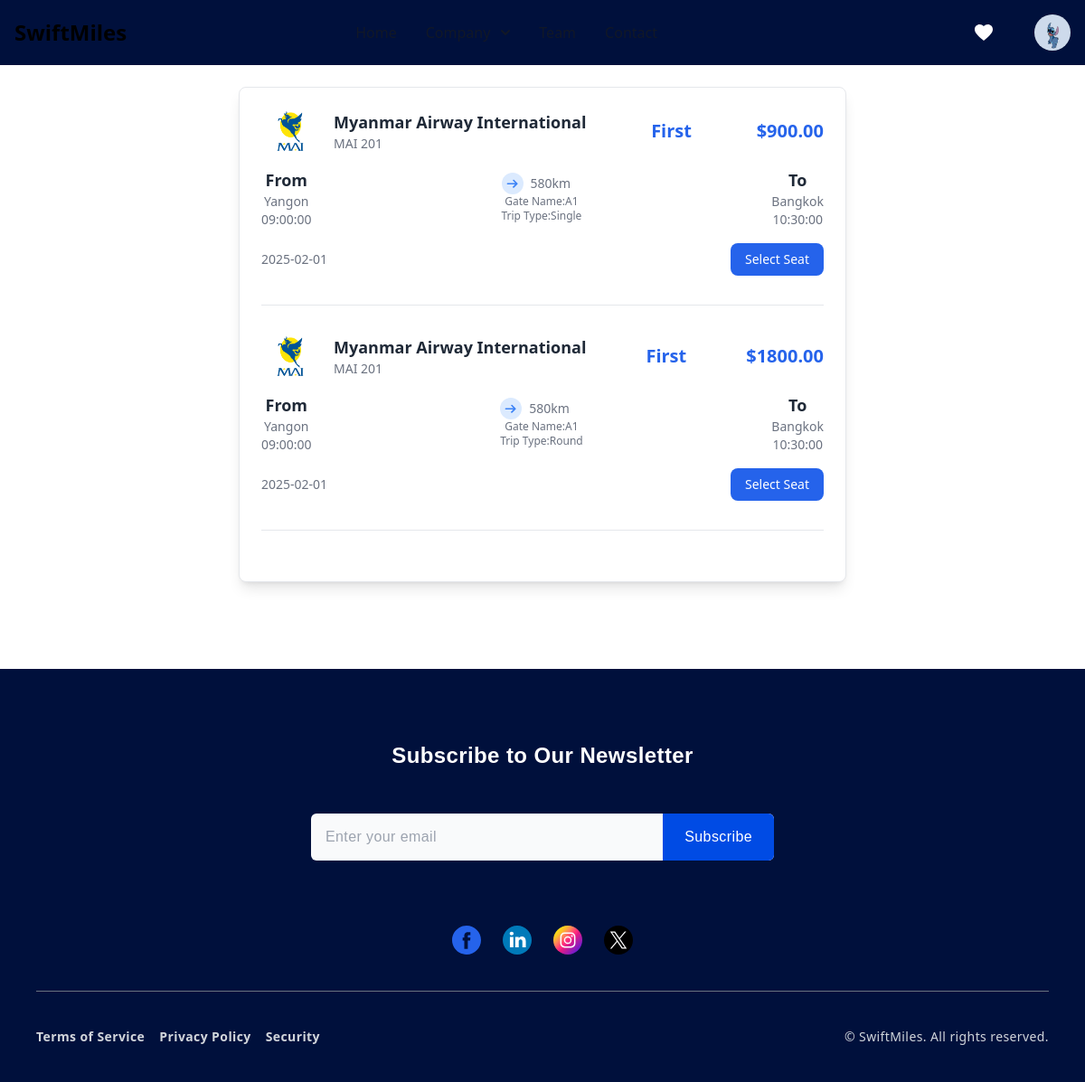
The app's page /customer/wishlist.php (signed in) with its own data.
### tables this page shows
CREATE TABLE `wishlist` (
  `wishListId` int(11) NOT NULL,
  `user_id` int(11) DEFAULT NULL,
  `flightclasses_id` int(11) DEFAULT NULL,
  `created_at` date DEFAULT curdate()
);

CREATE TABLE `airline` (
  `airline_id` int(11) NOT NULL,
  `airline_name` varchar(100) NOT NULL,
  `photo` varchar(100) DEFAULT NULL
);

CREATE TABLE `flight` (
  `flight_id` int(11) NOT NULL,
  `airline_id` int(11) NOT NULL,
  `flight_name` varchar(100) NOT NULL,
  `flight_date` date NOT NULL,
  `destination` varchar(255) NOT NULL,
  `source` varchar(100) NOT NULL,
  `total_distance` varchar(100) NOT NULL,
  `fee_per_ticket` float NOT NULL,
  `departure_time` time NOT NULL,
  `arrival_time` time NOT NULL,
  `capacity` int(11) NOT NULL,
  `gate` varchar(255) NOT NULL,
  `placeImg` varchar(100) DEFAULT NULL
);

CREATE TABLE `classes` (
  `class_id` int(11) NOT NULL,
  `class_name` varchar(255) NOT NULL,
  `base_fees` decimal(10,2) NOT NULL
);

CREATE TABLE `flightclasses` (
  `flightclasses_id` int(11) NOT NULL,
  `flight_id` int(11) DEFAULT NULL,
  `class_id` int(11) DEFAULT NULL,
  `triptype` int(11) DEFAULT NULL,
  `classPrice` decimal(10,2) DEFAULT NULL
);

CREATE TABLE `triptype` (
  `triptypeId` int(11) NOT NULL,
  `triptype_name` varchar(255) NOT NULL,
  `priceCharge` decimal(10,2) NOT NULL
);

### src/customer/wishlist.php (the view, shortened to what this page needs)
<?php
require_once 'dbconnect.php';
if (isset($_SESSION['users'])) {
    $user_id = $_SESSION['users']['user_id'];
}
$sql = "SELECT
    *
FROM
    wishlist w
JOIN
    flightclasses fc
ON
    w.flightclasses_id = fc.flightclasses_id
JOIN
    flight f
ON
    fc.flight_id = f.flight_id
JOIN
	classes c
ON
	fc.class_id = c.class_id
JOIN
	triptype tt
ON
	fc.triptype = tt.triptypeId
JOIN
	airline a
ON
	f.airline_id = a.airline_id
JOIN
    users u
ON
    w.user_id = u.user_id
WHERE
    w.user_id = $user_id";
try {
    $stmt = $conn->query($sql);
    $status = $stmt->execute();
    if ($status) {
        $wishlists = $stmt->fetchAll(PDO::FETCH_ASSOC);
    }
} catch (PDOException $e) {
    echo "Error: " . $e->getMessage();
}
?>
<!DOCTYPE html>
<html lang="en">
<head>
    <link href="./output.css" rel="stylesheet">
    <script src="https://cdn.tailwindcss.com"></script>
</head>
<body>
    <nav class="fixed top-0 z-50 w-full bg-[#00103c]">
        <div class="flex flex-wrap items-center justify-between max-w-screen-xl mx-auto p-4">
            <a href="https://flowbite.com" class="flex items-center space-x-3 rtl:space-x-reverse">
                <span class="self-center text-2xl font-semibold whitespace-nowrap dark:text-white">SwiftMiles</span>
            </a>
            <div class="flex items-center md:order-2 space-x-1 md:space-x-2 rtl:space-x-reverse">
                <div class="flex items-center">
                    <a href="wishlist.php" class="text-white px-4 py-2 rounded-md">
                        <div class="flex items-center space-x-4">
                            <a href="wishlist.php" class="text-white px-4 py-2 rounded-md">
                            </a>
                        </div>
                    </a>
                </div>
                <?php
                if (isset($_SESSION['userisLoggedIn'])) {
                ?>
                    <div class="flex items-center">
                        <div class="flex items-center ms-3">
                            <div>
                                <button type="button" class="flex text-sm bg-gray-800 rounded-full focus:ring-4 focus:ring-gray-300 dark:focus:ring-gray-600 ml-2" aria-expanded="false" data-dropdown-toggle="dropdown-user" id="dropdownUser">
                                    <img class="w-10 h-10 rounded-full" src="<?php echo $_SESSION['userPhoto'] ?>" alt="user photo">
                                </button>
                            </div>
                        </div>
                    </div>
                <?php
                } else {
                ?>
                    <a href="clogin.php" class="text-white px-4 py-2 rounded-md">Login</a>
                    <a href="cSignUp.php" class="text-blue hover:text-white px-4 py-2 rounded-md bg-[#f5effb] hover:bg-[#00103c]">Sign Up</a>
                <?php
                }
                ?>
            </div>
            <div id="mega-menu" class="items-center justify-between hidden w-full md:flex md:w-auto md:order-1">
                <ul class="flex flex-col mt-4 font-medium md:flex-row md:mt-0 md:space-x-8 rtl:space-x-reverse">
                    <li>
                        <a href="#" class="block py-2 px-3  text-gray-900 border-b border-gray-100 md:w-auto hover:bg-gray-50 md:hover:bg-transparent md:border-0 md:hover:text-blue-600 md:p-0 dark:text-white md:dark:hover:text-blue-500 dark:hover:bg-gray-700 dark:hover:text-blue-500 md:dark:hover:bg-transparent dark:border-gray-700" aria-current="page">Home</a>
                    </li>
                    <li>
                        <button id="mega-menu-dropdown-button" data-dropdown-toggle="mega-menu-dropdown" class="flex items-center justify-between w-full py-2 px-3 font-medium text-gray-900 border-b border-gray-100 md:w-auto hover:bg-gray-50 md:hover:bg-transparent md:border-0 md:hover:text-blue-600 md:p-0 dark:text-white md:dark:hover:text-blue-500 dark:hover:bg-gray-700 dark:hover:text-blue-500 md:dark:hover:bg-transparent dark:border-gray-700">
                            Company <svg class="w-2.5 h-2.5 ms-3" aria-hidden="true" xmlns="http://www.w3.org/2000/svg" fill="none" viewBox="0 0 10 6">
                                <path stroke="currentColor" stroke-linecap="round" stroke-linejoin="round" stroke-width="2" d="m1 1 4 4 4-4" />
                            </svg>
                        </button>
                    </li>
                    <li>
                        <a href="#" class="block py-2 px-3 text-gray-900 border-b border-gray-100 hover:bg-gray-50 md:hover:bg-transparent md:border-0 md:hover:text-blue-600 md:p-0 dark:text-white md:dark:hover:text-blue-500 dark:hover:bg-gray-700 dark:hover:text-blue-500 md:dark:hover:bg-transparent dark:border-gray-700">Team</a>
                    </li>
                    <li>
                        <a href="#" class="block py-2 px-3 text-gray-900 border-b border-gray-100 hover:bg-gray-50 md:hover:bg-transparent md:border-0 md:hover:text-blue-600 md:p-0 dark:text-white md:dark:hover:text-blue-500 dark:hover:bg-gray-700 dark:hover:text-blue-500 md:dark:hover:bg-transparent dark:border-gray-700">Contact</a>
                    </li>
                </ul>
            </div>
        </div>
    </nav>
    <?php
    if (isset($wishlists)) {
        echo "<div class='p-6 border border-gray-200 dark:border-gray-700 bg-white shadow-lg rounded-lg w-auto max-w-2xl mx-auto my-24'>";
        foreach ($wishlists as $wishlist) {
            echo "
            <div class='flex items-center justify-between mb-4'>
                <div class='flex items-center space-x-4'>
                    <img src='{$wishlist['photo']}' alt='Airline Logo' class='w-16 h-12 rounded-full'>
                    <div>
                        <p class='text-lg font-semibold text-gray-800'>{$wishlist['airline_name']}</p>
                        <p class='text-sm text-gray-500'>{$wishlist['flight_name']}</p>
                    </div>
                </div>
                <p class='text-xl font-bold text-blue-600'>{$wishlist["class_name"]}</p>
                <p class='text-xl font-bold text-blue-600'><span class='text-xl font-bold text-blue-600'>$</span>{$wishlist["classPrice"]}</p>
            </div>
            <div class='flex items-center justify-between mb-4'>
                <div class='text-center'>
                    <p class='text-lg font-semibold text-gray-800'>From</p>
                    <p class='text-sm text-gray-500'>{$wishlist["source"]}</p>
                    <p class='text-sm text-gray-500'>{$wishlist["departure_time"]}</p>
                </div>
                <div class='text-center text-gray-500'>
                    <div class='flex items-center space-x-2'>
                        <span class='w-6 h-6 flex items-center justify-center bg-blue-100 text-blue-500 rounded-full'>
                            <svg xmlns='http://www.w3.org/2000/svg' class='h-4 w-4' viewBox='0 0 20 20' fill='currentColor'>
                                <path d='M10.293 15.707a1 1 0 010-1.414l3-3H3a1 1 0 110-2h10.586l-3-3a1 1 0 011.414-1.414l4.707 4.707a1 1 0 010 1.414l-4.707 4.707a1 1 0 01-1.414 0z' />
                            </svg>
                        </span>
                        <p class='text-sm'>{$wishlist["total_distance"]}km</p>
                    </div>
                    <p class='text-xs'>Gate Name:{$wishlist["gate"]}</p>
                    <p class='text-xs'>Trip Type:{$wishlist["triptype_name"]}</p>
                </div>
                <div class='text-center'>
                    <p class='text-lg font-semibold text-gray-800'>To</p>
                    <p class='text-sm text-gray-500'>{$wishlist["destination"]}</p>
                    <p class='text-sm text-gray-500'>{$wishlist["arrival_time"]}</p>
                </div>
            </div>
            <div class='flex items-center justify-between'>
                <p class='text-sm text-gray-500'>{$wishlist["flight_date"]}</p>
                <form action='$_SERVER[PHP_SELF]' method='POST' enctype='multipart/form-data'>
                        <input type='hidden' name='flight_id' value='{$wishlist['flight_id']}'>
                        <input type='hidden' name='flightclasses_id' value='{$wishlist['flightclasses_id']}'>
                        <input type='hidden' name='class_id' value='{$wishlist['class_id']}'>
                        <input type='hidden' name='fee_per_ticket' value='{$wishlist['fee_per_ticket']}'>
                        <input type='hidden' name='photo' value='{$wishlist['photo']}'>
                        <input type='hidden' name='airline_name' value='{$wishlist['airline_name']}'>
                        <input type='hidden' name='flight_name' value='{$wishlist['flight_name']}'>
                        <input type='hidden' name='class_name' value='{$wishlist["class_name"]}'>
                        <input type='hidden' name='base_fees' value='{$wishlist["base_fees"]}'>
                        <input type='hidden' name='priceCharge' value='{$wishlist["priceCharge"]}'>
                        <input type='hidden' name='classPrice' value='{$wishlist["classPrice"]}'>
                        <input type='hidden' name='source' value='{$wishlist["source"]}'>
                        <input type='hidden' name='flight_date' value='{$wishlist["flight_date"]}'>
                        <input type='hidden' name='departure_time' value='{$wishlist["departure_time"]}'>
                        <input type='hidden' name='triptypeId' value='{$wishlist["triptypeId"]}'>
                        <input type='hidden' name='triptype_name' value='{$wishlist["triptype_name"]}'>
                        <input type='hidden' name='gate' value='{$wishlist["gate"]}'>
                        <input type='hidden' name='destination' value='{$wishlist["destination"]}'>
                        <input type='hidden' name='arrival_time' value='{$wishlist["arrival_time"]}'>
                        <div class='space-x-2'>
                            <button type='submit' name='bookSeats' class='px-4 py-2 rounded-lg text-white text-sm bg-blue-600 hover:bg-blue-700'>Select Seat</button>
                        </div>
                </form>
            </div>
            <hr class='h-px my-8 bg-gray-200 border-0 dark:bg-gray-700'>";
        }
        echo "</div>";
    }
    ?>
    <footer class=" py-10 px-10 font-sans tracking-wide bg-[#00103c]">
        <div class="bg-[#00103c] py-10 px-6 font-[sans-serif]">
            <div class="max-w-lg mx-auto text-center">
                <h2 class="text-2xl font-bold mb-6 text-white">Subscribe to Our Newsletter</h2>
                <div class="mt-12 flex items-center overflow-hidden bg-gray-50 rounded-md max-w-xl mx-auto">
                    <input type="email" placeholder="Enter your email" class="w-full bg-transparent py-3.5 px-4 text-gray-800 text-base focus:outline-none" />
                    <button class="bg-[#004be4] hover:bg-[#a91079e2] text-white text-base tracking-wide py-3.5 px-6 hover:shadow-md hover:transition-transform transition-transform hover:scale-105 focus:outline-none">
                        Subscribe
                    </button>
                </div>
            </div>
        </div>
        <div class="max-w-2xl mx-auto text-center">
            <ul class="flex flex-wrap justify-center gap-6 mt-8">
                <li>
                    <a href='javascript:void(0)'>
                    </a>
                </li>
                <li>
                    <a href='javascript:void(0)'>
                    </a>
                </li>
                <li>
                    <a href='javascript:void(0)'>
                    </a>
                </li>
                <li>
                    <a href='javascript:void(0)'>
                    </a>
                </li>
            </ul>
        </div>
        <hr class="my-10 border-gray-500" />
        <div class="flex max-md:flex-col gap-4">
            <ul class="flex flex-wrap gap-4">
                <li class="text-sm">
                    <a href='javascript:void(0)' class='text-gray-300 font-semibold hover:underline'>Terms of Service</a>
                </li>
                <li class="text-sm">
                    <a href='javascript:void(0)' class='text-gray-300 font-semibold hover:underline'>Privacy Policy</a>
                </li>
                <li class="text-sm">
                    <a href='javascript:void(0)' class='text-gray-300 font-semibold hover:underline'>Security</a>
                </li>
            </ul>
            <p class='text-sm text-gray-300 md:ml-auto'>© SwiftMiles. All rights reserved.</p>
        </div>
    </footer>
</body>
</html>

### records on screen
wishlist: airline.photo (picture), airline.airline_name "Myanmar Airway International", flight.flight_name "MAI 201", classes.class_name "First", flightclasses.classPrice "900.00", flight.source "Yangon", flight.departure_time "09:00:00", flight.total_distance "580", flight.gate "A1", triptype.triptype_name "Single", flight.destination "Bangkok", flight.arrival_time "10:30:00", flight.flight_date "2025-02-01"
wishlist: airline.photo (picture), airline.airline_name "Myanmar Airway International", flight.flight_name "MAI 201", classes.class_name "First", flightclasses.classPrice "1800.00", flight.source "Yangon", flight.departure_time "09:00:00", flight.total_distance "580", flight.gate "A1", triptype.triptype_name "Round", flight.destination "Bangkok", flight.arrival_time "10:30:00", flight.flight_date "2025-02-01"
